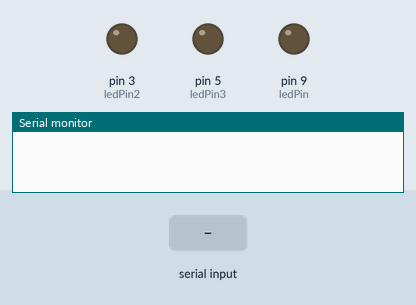
This sketch was run on a simulated Arduino Uno, built with avr-gcc and run on an emulated ATmega328P. Parts: output pins drawn as LEDs (lit = HIGH), the last lines printed to the serial monitor. Inputs (shaded band) come from the test bench.

Above: at 1.2 s.
1.3 s: "90,45,200\n" received over Serial
At 2.4 s:
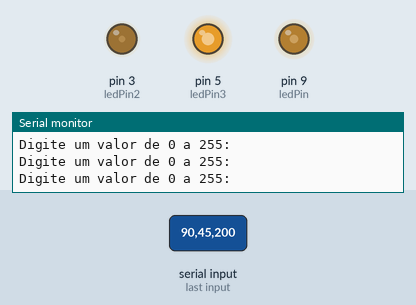
2.8 s: "30,150,10\n" received over Serial
At 3.5 s:
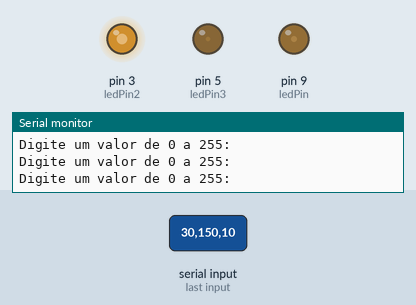
4.3 s: "90,45\n" received over Serial
At 5.1 s:
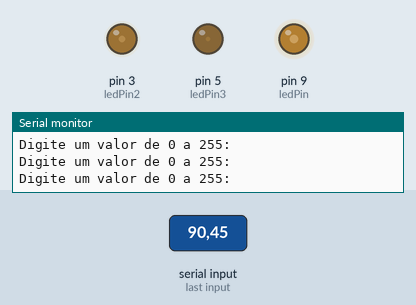
5.8 s: "30,150\n" received over Serial
At 6.3 s:
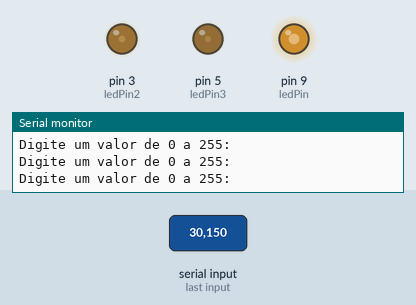
7.3 s: "0\n" received over Serial
At 8.5 s:
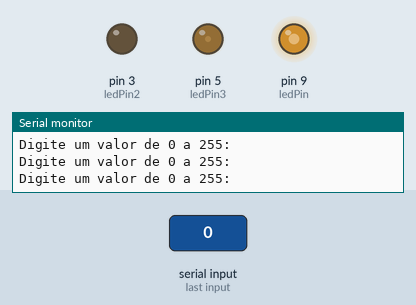
8.8 s: "90\n" received over Serial
At 9.6 s:
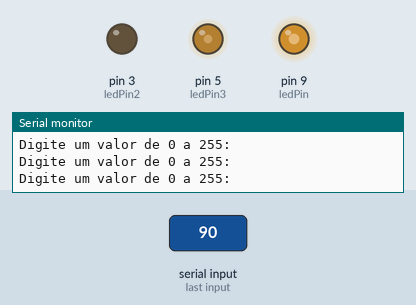
Timing chart, 0 to 11.3 s (numbered marks = the images above; inputs shaded):
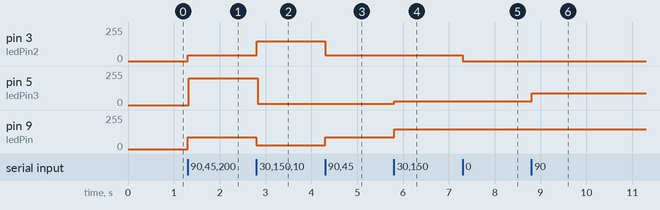

Measured:
- after the input at 1.3 s, pin 3 (ledPin2): 0/255 → 45/255 at once; pin 5 (ledPin3): 0/255 → 200/255 at once; pin 9 (ledPin): 0/255 → 90/255 at once
- after the input at 2.8 s, pin 3 (ledPin2): 45/255 → 150/255 at once; pin 5 (ledPin3): 200/255 → 10/255 at once; pin 9 (ledPin): 90/255 → 30/255 at once
- after the input at 4.3 s, pin 3 (ledPin2): 150/255 → 45/255 at once; pin 9 (ledPin): 30/255 → 90/255 at once
- after the input at 5.8 s, pin 5 (ledPin3): 10/255 → 30/255 at once; pin 9 (ledPin): 90/255 → 150/255 at once
- after the input at 7.3 s, pin 3 (ledPin2): 45/255 → 0/255 at once
- after the input at 8.8 s, pin 5 (ledPin3): 30/255 → 90/255 at once

The sketch:

analog_led_serial_input.ino
```cpp
int ledPin = 9;
int ledPin2 = 3;
int ledPin3 = 5;
int contador = 0;

void setup() {
  Serial.begin(9600);
}

void loop() {
  if(contador==0 && Serial.available()>=3){
    Serial.println("Digite um valor de 0 a 255:");
    int valor1 = Serial.parseInt();
    if(valor1>=0 && valor1<=255){
      analogWrite(ledPin, valor1);
      contador = 1;
    }
  }
  else if(contador==1 && Serial.available()>=3){
    Serial.println("Digite um valor de 0 a 255:");
    int valor2 = Serial.parseInt();
    if(valor2>=0 && valor2<=255){
      analogWrite(ledPin2, valor2);
      contador = 2;
    }
  }
  else if(contador==2 && Serial.available()>=3){
    Serial.println("Digite um valor de 0 a 255:");
    int valor3 = Serial.parseInt();
    if(valor3>=0 && valor3<=255){
      analogWrite(ledPin3, valor3);
      contador = 0;
    }
  }
}
```
